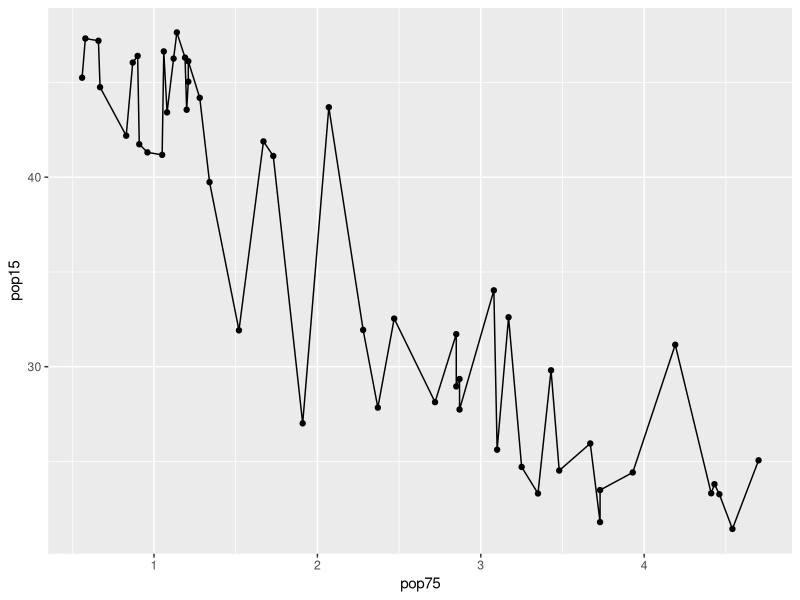

Here is the R script that generated this plot:
library( ggplot2 )

test.plot = ggplot( 
    LifeCycleSavings, 
    aes( 
      pop75, 
      pop15 
      ) 
    ) + 
  geom_point(
    ) + 
  geom_line(
    )

print(
  class( 
    test.plot 
    )
  )

autoplot.ggplot = function(x) x

print( 
  autoplot( 
    test.plot 
    )
  )
